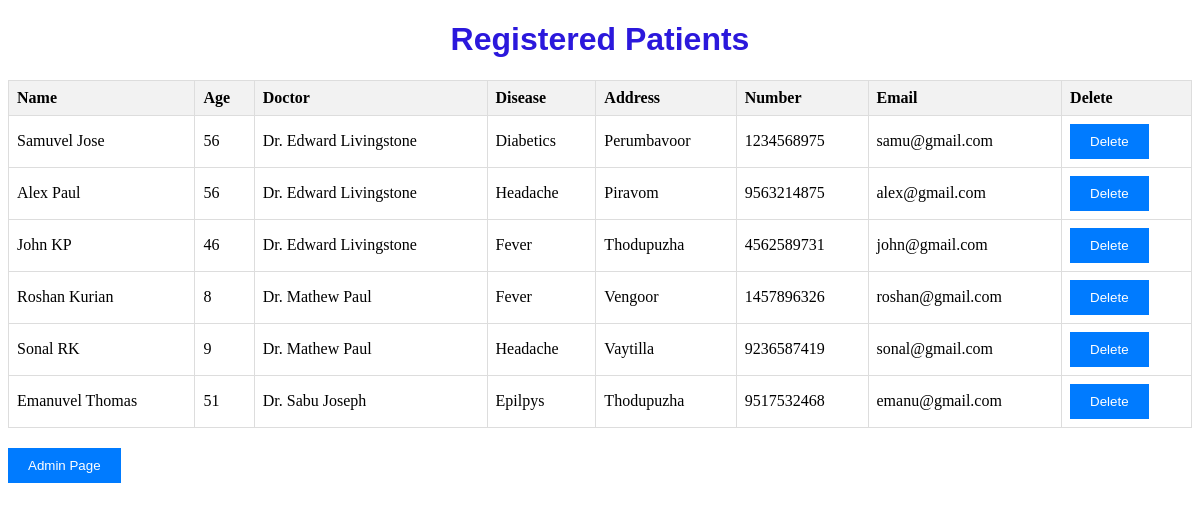
Page /hospital/patlist on the committed database.
### hospitalapp/models.py (models this page shows)
class Patdetails(models.Model):
    name=models.CharField(max_length=50, default='0000000')
    age=models.CharField(max_length=50, default='0000000')
    disease=models.CharField(max_length=100, default='aaa')
    doctor=models.CharField(max_length=200, default='aaa')
    address=models.CharField(max_length=100, default='0000000')
    number=models.CharField(max_length=50, default='0000000')
    email=models.EmailField(max_length=255, default='abc@gmail.com')
    feedback=models.CharField(max_length = 250,default="aaaaa")

### hospitalapp/views.py (the view)
def patlistPageView(request):
    patient=Patdetails.objects.all()
    context ={
        'allpatients':patient
    }
    return render(request=request,template_name='patlist.html',context=context)

### hospitalapp/templates/patlist.html (shortened to what this page needs)
{% load static %}
<!DOCTYPE html>
<html lang="en">
<head>
    <link rel="stylesheet" href="{% static 'c.css' %}">
</head>
<body>
    <h1>
        Registered Patients
    </h1>
    <table border="1" class="styled-table">
        <thead>
            <tr>
                <th>Name</th>
                <th>Age</th>
                <th>Doctor</th>
                <th>Disease</th>
                <th>Address</th>
                <th>Number</th>
                <th>Email</th>
                <th>Delete</th>
            </tr>
        </thead>
    <tbody>
        {% for patient in allpatients %}
        <tr>
            <td>{{ patient.name }}</td>
            <td>{{ patient.age }}</td>
            <td>{{ patient.doctor }}</td>
            <td>{{ patient.disease }}</td>
            <td>{{ patient.address }}</td>
            <td>{{ patient.number }}</td>
            <td>{{ patient.email }}</td>
            <td>
                <form method ="post" action="{% url 'deletepatview' patient.pk %}">
                    <button type="submit">Delete</button>
                </form>
            </td>
        </tr>
     {% endfor %}
    </tbody>
    </table>
    <form method ="post" action="{% url 'admin' %}">
        <button type="submit" class="submit_btn">Admin Page</button>
    </form>
</body>

### hospitalapp/static/c.css (style rules this page uses)
table { border-collapse: collapse; width: 100%; margin-bottom: 20px; }
th, td { border: 1px solid #ddd; padding: 8px; text-align: left; }
th { background-color: #f2f2f2; }
button { padding: 10px 20px; background-color: #007bff; color: #fff; border: none; cursor: pointer; }
h1 { color: #2b18dc; font-family: Arial, sans-serif; text-align: center; }

### rows in the picture
Patdetails: name "Samuvel Jose", age "56", doctor "Dr. Edward Livingstone", disease "Diabetics", address "Perumbavoor", number "1234568975", email "samu@gmail.com"
Patdetails: name "Alex Paul", age "56", doctor "Dr. Edward Livingstone", disease "Headache", address "Piravom", number "9563214875", email "alex@gmail.com"
Patdetails: name "John KP", age "46", doctor "Dr. Edward Livingstone", disease "Fever", address "Thodupuzha", number "4562589731", email "john@gmail.com"
Patdetails: name "Roshan Kurian", age "8", doctor "Dr. Mathew Paul", disease "Fever", address "Vengoor", number "1457896326", email "roshan@gmail.com"
Patdetails: name "Sonal RK", age "9", doctor "Dr. Mathew Paul", disease "Headache", address "Vaytilla", number "9236587419", email "sonal@gmail.com"
Patdetails: name "Emanuvel Thomas", age "51", doctor "Dr. Sabu Joseph", disease "Epilpys", address "Thodupuzha", number "9517532468", email "emanu@gmail.com"
